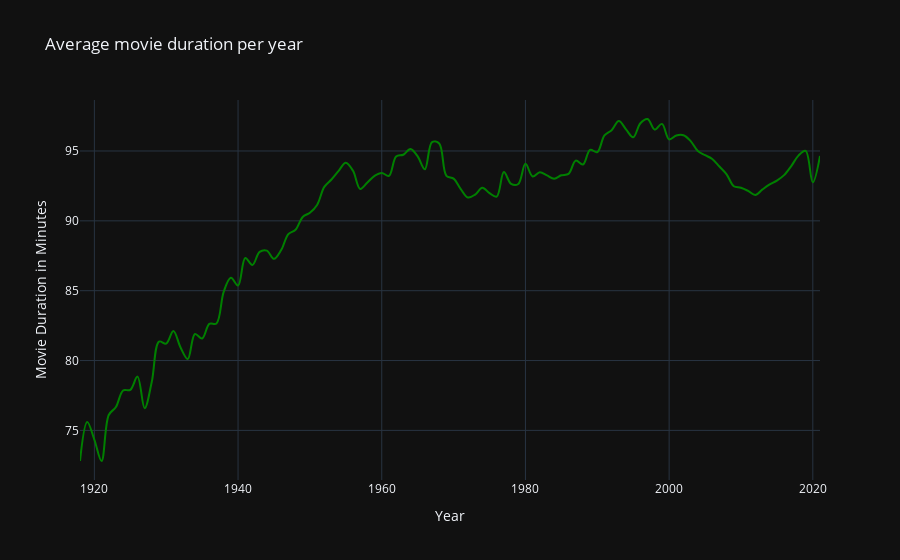

Notebook code cell kept with this figure:
### Code cell
fig = px.line(runtime_mean, y='runtimeMinutes', title='Average movie duration per year', line_shape='spline', labels={'startYear': 'Year', 'runtimeMinutes': 'Movie Duration in Minutes'}, color_discrete_sequence=['green'], template='plotly_dark')

fig.update_layout(autosize=False)
fig.show()

### Figure 1 — Plotly figure (JSON) as saved in the notebook; plotly's stock layout.template omitted (floating-point values rounded to 4 significant figures)
{"data": [{"hovertemplate": "Year=%{x}<br>Movie Duration in Minutes=%{y}<extra></extra>", "legendgroup": "", "line": {"color": "green", "dash": "solid", "shape": "spline"}, "mode": "lines", "name": "", "orientation": "v", "showlegend": false, "type": "scatter", "x": [1918, 1919, 1920, 1921, 1922, 1923, 1924, 1925, 1926, 1927, 1928, 1929, 1930, 1931, 1932, 1933, 1934, 1935, 1936, 1937, 1938, 1939, 1940, 1941, 1942, 1943, 1944, 1945, 1946, 1947, 1948, 1949, 1950, 1951, 1952, 1953, 1954, 1955, 1956, 1957, 1958, 1959, 1960, 1961, 1962, 1963, 1964, 1965, 1966, 1967, 1968, 1969, 1970, 1971, 1972, 1973, 1974, 1975, 1976, 1977, 1978, 1979, 1980, 1981, 1982, 1983, 1984, 1985, 1986, 1987, 1988, 1989, 1990, 1991, 1992, 1993, 1994, 1995, 1996, 1997, 1998, 1999, 2000, 2001, 2002, 2003, 2004, 2005, 2006, 2007, 2008, 2009, 2010, 2011, 2012, 2013, 2014, 2015, 2016, 2017, 2018, 2019, 2020, 2021], "xaxis": "x", "y": [72.81, 75.61, 74.33, 72.81, 76.1, 76.67, 77.86, 77.9, 78.85, 76.58, 78.5, 81.36, 81.21, 82.11, 80.93, 80.11, 81.9, 81.58, 82.62, 82.66, 84.92, 85.92, 85.37, 87.34, 86.84, 87.78, 87.87, 87.28, 87.91, 89.05, 89.36, 90.28, 90.58, 91.14, 92.43, 92.96, 93.58, 94.16, 93.58, 92.28, 92.74, 93.22, 93.43, 93.22, 94.61, 94.73, 95.15, 94.61, 93.69, 95.64, 95.54, 93.22, 93.02, 92.27, 91.67, 91.88, 92.37, 91.98, 91.73, 93.49, 92.65, 92.64, 94.08, 93.18, 93.47, 93.25, 93.02, 93.26, 93.36, 94.31, 94.03, 95.08, 94.92, 96.12, 96.49, 97.14, 96.55, 95.98, 96.99, 97.29, 96.53, 96.94, 95.83, 96.11, 96.13, 95.71, 95, 94.7, 94.43, 93.89, 93.33, 92.48, 92.37, 92.14, 91.85, 92.25, 92.61, 92.88, 93.27, 93.92, 94.67, 95.01, 92.76, 94.65], "yaxis": "y"}], "layout": {"autosize": false, "legend": {"tracegroupgap": 0}, "title": {"text": "Average movie duration per year"}, "xaxis": {"anchor": "y", "domain": [0, 1], "title": {"text": "Year"}}, "yaxis": {"anchor": "x", "domain": [0, 1], "title": {"text": "Movie Duration in Minutes"}}}}
